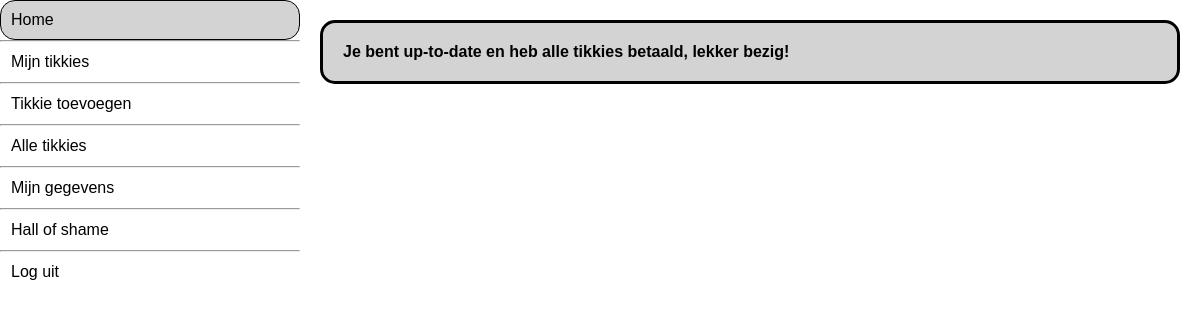
The app's page /homepage (signed in), older data.
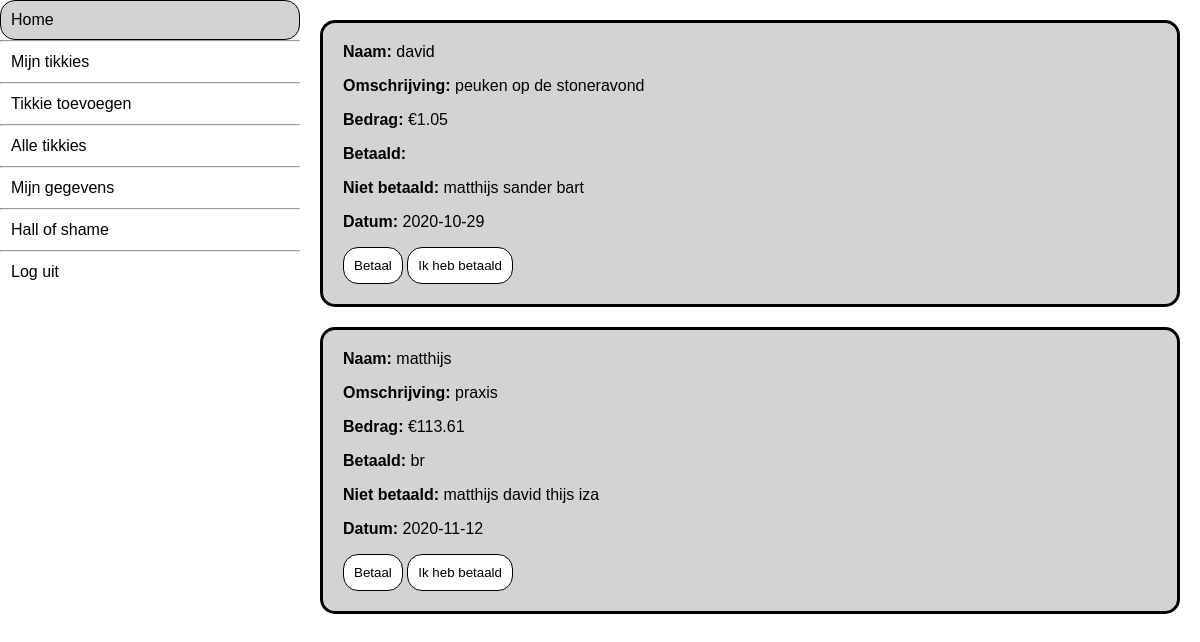
The same page, newer data.
### __init__.py (models this page shows, shortened)
class Tikkie(db.Model):
	id = db.Column(db.Integer, primary_key=True)
	description = db.Column(db.String(200))
	creator = db.Column(db.String(50), db.ForeignKey("user.name"))
	url = db.Column(db.String(50), unique=True)
	date = db.Column(db.DateTime, default=datetime.now())
	paid = db.Column(db.String(300), default="")
	unpaid = db.Column(db.String(300))
	amount = db.Column(db.Float)

### __init__.py (the view)
@app.route("/homepage")
def homepage():
	try:
		if User.query.filter_by(name=session["name"]).filter_by(password=session["password"]).first():
			pass
	except Exception:
		return redirect(url_for("login"))
	name = session["name"]
	tikkies = Tikkie.query.filter(Tikkie.unpaid.like(f"%{name}%")).all()
	if tikkies:
		tikkiejson = []
		for tikkie in reversed(tikkies):
			tikkiejson.append({"amount": tikkie.amount, "id": tikkie.id, "description": tikkie.description, "paid": tikkie.paid.split(","), "unpaid": tikkie.unpaid.split(","), "creator": tikkie.creator, 'url': tikkie.url, "date": tikkie.date.strftime("%Y-%m-%d")})
	else:
		tikkiejson = None
	return render_template("homepage.html", tikkies=tikkiejson)

### templates/homepage.html (shortened to what this page needs)
{%extends "blocks.html"%}
{% block homepagestatus %}
id="current"
{% endblock homepagestatus %}
{% block blokken%}
	<div class="flex-container" id="tikkies">
		{% if tikkies %}
		{% for tikkie in tikkies %}
		<div class="tikkieblok">
			<div class="tikkieinfo">
				<p><strong>Naam: </strong>{{ tikkie.creator }}</p>
				<p><strong>Omschrijving: </strong>{{ tikkie.description }}</p>
				<p><strong>Bedrag: </strong>€{{ tikkie.amount }}</p>
				<p><strong>Betaald: </strong>{% for name in tikkie.paid %} {{ name }} {% endfor %}</p>
				<p><strong>Niet betaald: </strong>{% for name in tikkie.unpaid %} {{ name }} {% endfor %}</p>
				<p><strong>Datum: </strong>{{ tikkie.date }}</p>
				<p><button class="pay paybutton" data-url="{{ tikkie.url }}">Betaal</button>    <button class="paybutton payed" data-tikkieid="{{tikkie.id}}">Ik heb betaald</button></p>
			</div>
		</div>
		{% endfor %}
		{% else %}
		<div class="tikkieblok">
			<div class="tikkieinfo">
				<p><strong>Je bent up-to-date en heb alle tikkies betaald, lekker bezig!</strong></p>
		</div>
		{% endif %}
	</div>
{% endblock blokken %}

### templates/blocks.html (shortened to what this page needs)
{%extends "template.html"%}
{% block content %}
<link href="{{url_for('static', filename='homepage.css')}}" rel="stylesheet">
<div class="content">
	<div id="side-bar" class="flex-container">
		<div>
			<p class="button" data-url="/homepage" {% block homepagestatus%}{% endblock %}><a href="{{ url_for('homepage') }}">Home</a></p>
			<hr>
			<p class="button" data-url="/mijntikkies" {% block mijntikkiesstatus%}{% endblock %}><a href="{{ url_for('mijntikkies') }}">Mijn tikkies</a></p>
			<hr>
			<p class="button" data-url="/tikkietoevoegen" {% block tikkietoevoegenstatus%}{% endblock %}><a href="{{ url_for('tikkietoevoegen') }}">Tikkie toevoegen</a></p>
			<hr>
			<p class="button" data-url="/alletikkies" {% block alletikkiesstatus%}{% endblock %}><a href="{{ url_for('alletikkies') }}">Alle tikkies</a></p>
			<hr>
			<p class="button" data-url="/mijngegevens" {% block mijngegevensstatus%}{% endblock %}><a href="{{ url_for('mijngegevens') }}">Mijn gegevens</a></p>
			<hr>
			<p class="button" data-url="/mijngegevens" {% block hallofshamestatus%}{% endblock %}><a href="{{ url_for('mijngegevens') }}">Hall of shame</a></p>
			<hr>
			<p class="button" data-url="/loguit"><a href="{{ url_for('loguit') }}">Log uit</a></p>
		</div>
	</div>
	{% block blokken%}
	{% endblock blokken %}
</div>
{% endblock content %}

### templates/template.html (shortened to what this page needs)
<!DOCTYPE html>
<html>
<head>
	<link href="{{url_for('static', filename='style.css')}}" rel="stylesheet">
</head>
<body>
{% block content %}{% endblock content %}
</body>
</html>

### static/style.css (style rules this page uses)
.content { margin: auto; }
body { margin: auto; }

### static/homepage.css (style rules this page uses)
* { font-family: Arial; }
.content { display: flex; flex-direction: row; }
#side-bar { flex: 1; }
#tikkies { flex: 3; }
.tikkieblok { border: solid 3px; border-color: #000000; background-color: #d3d3d3; border-radius: 15px; margin: 20px; }
.tikkieinfo { margin: 20px; }
.flex-container { align-content: flex-start; }
.button { padding: 10px; margin: 0px; border: solid 1px white; }
.button:active, #current { background-color: #d3d3d3; border: solid 1px black; border-radius: 15px; }
hr { padding: 0px; margin: 0px; }
a { color: black; text-decoration: none; }
.paybutton { padding: 10px; margin: 0px; border: solid 1px white; border-radius: 5px; background-color: white; border: solid 1px black; border-radius: 15px; }

Row changes from the older to the newer data that the page shows:
added Tikkie: creator "david", description "peuken op de stoneravond", amount "1.05", unpaid "matthijs" "sander" "bart", date "2020-10-29"
added Tikkie: creator "matthijs", description "praxis", amount "113.61", paid "br", unpaid "matthijs" "david" "thijs" "iza", date "2020-11-12"
Text that changed along with them:
text no longer shown: "Je bent up-to-date en heb alle tikkies betaald, lekker bezig!"
